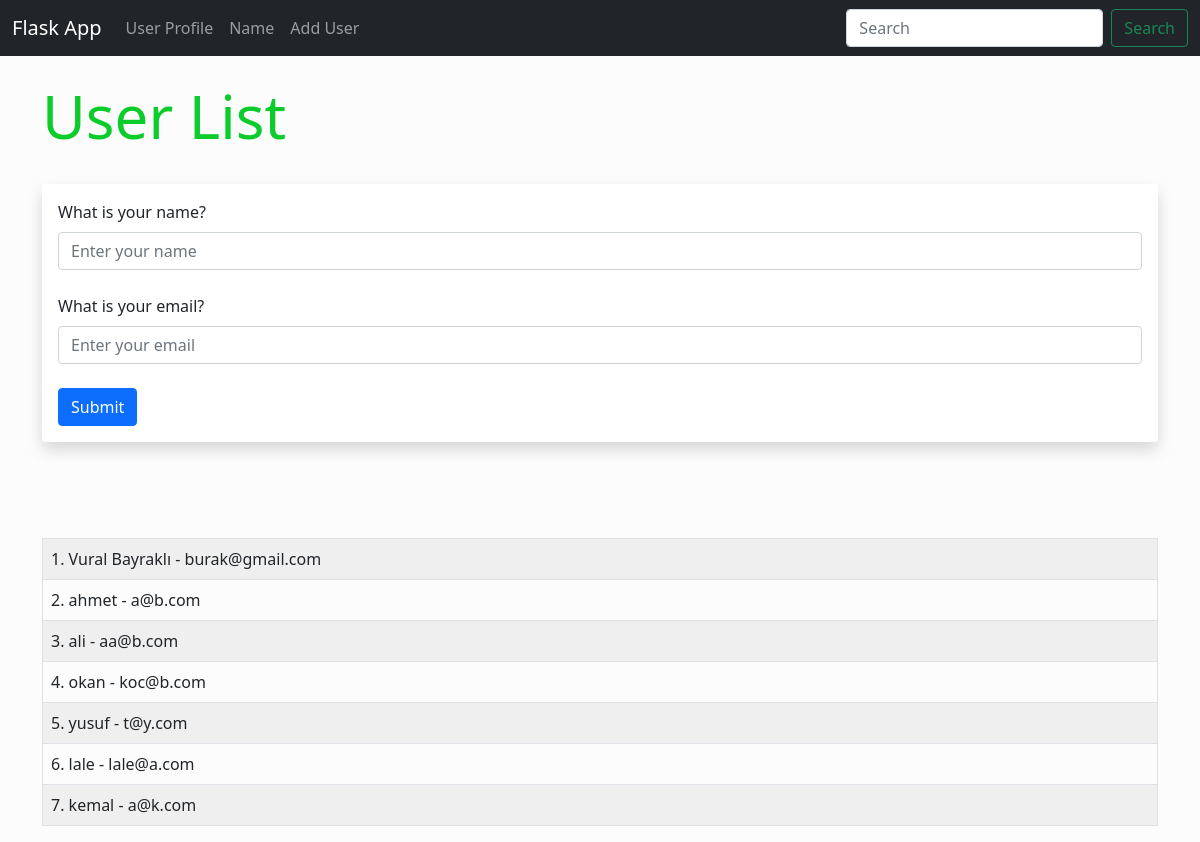
Screenshot of /user/add with the database file from the repository.
### hello.py (models this page shows, shortened)
class Users(db.Model):
    id = db.Column(db.Integer, primary_key=True)
    name = db.Column(db.String(80), nullable=False)
    email = db.Column(db.String(120), nullable=False, unique=True)
    date_added = db.Column(db.DateTime, default=datetime.utcnow)

### hello.py (the view, shortened to what this page needs)
@app.route("/user/add", methods=["GET", "POST"])
def add_user():
    name = None
    form = UserForm()
    our_users = Users.query.order_by(Users.date_added)
    return render_template("add_user.html", form = form, name = name,
    our_users = our_users)

### hello.py
class UserForm(FlaskForm):
    name = StringField("What is your name?", validators=[DataRequired()])
    email = StringField("What is your email?", validators=[DataRequired()])
    submit = SubmitField("Submit")

### templates/add_user.html (shortened to what this page needs)
{% extends 'base.html' %}
{% block content%}
    {% if name %}
      <h1> User added </h1>
      <br>
    <table class="table table-hover table-bordered table-striped">
        {% for our_user in our_users %}
        <tr>
                <td>{{our_user.id }}. {{ our_user.name }} - {{ our_user.email }}</td>
        </tr>
        {% endfor %}
</table>
    {% else %}
      <h1>User List</h1>
      <br>
      <div class="shadow p-3 mb-5 bg-body rounded">
        <form method = "POST">
        {{ form.name.label(
                class_ = 'form-label',
        ) }}
        {{ form.name(
                class_ = 'form-control',
                placeholder = 'Enter your name',
        ) }}
        <br>
                {{ form.email.label(
                        class_ = 'form-label',
                ) }}
                {{ form.email(
                        class_ = 'form-control',
                        placeholder = 'Enter your email',
                ) }}
                <br>
        {{ form.submit(
                class_ = 'btn btn-primary',
        ) }}
                </form>
        </div>
        <br><br>
<table class="table table-hover table-bordered table-striped">
        {% for our_user in our_users %}
        <tr>
                <td>{{our_user.id }}. {{ our_user.name }} - {{ our_user.email }}</td>
        </tr>
        {% endfor %}
</table>
{% endif %}
{% endblock %}

### templates/base.html (shortened to what this page needs)
<!doctype html>
<html lang="en">
  <head>
    <link href="https://cdn.jsdelivr.net/npm/bootstrap@5.0.2/dist/css/bootstrap.min.css" rel="stylesheet">
    <link href="{{ url_for('static', filename='css/style.css') }}" rel="stylesheet" type="text/css">
  </head>
  <body>
  {% include 'navbar.html' %}
  <br>
    <div class="container">
    {% block content%}
    {% endblock %}
    </div>
  </body>
</html>

### templates/navbar.html (shortened to what this page needs)
<nav class="navbar navbar-expand-lg navbar-dark bg-dark">
  <div class="container-fluid">
    <a class="navbar-brand" href="{{ url_for('index') }}">Flask App</a>
    <div class="collapse navbar-collapse" id="navbarSupportedContent">
      <ul class="navbar-nav me-auto mb-2 mb-lg-0">
        <li class="nav-item">
          <a class="nav-link" href="{{ url_for('user', name = 'Mehmet') }}">User Profile</a>
        </li>
         <li class="nav-item">
          <a class="nav-link" href="{{ url_for('name') }}">Name</a>
        </li>
        <li class="nav-item">
          <a class="nav-link" href="{{ url_for('add_user') }}">Add User</a>
        </li>
      </ul>
      <form class="d-flex">
        <input class="form-control me-2" type="search" placeholder="Search" aria-label="Search">
        <button class="btn btn-outline-success" type="submit">Search</button>
      </form>
    </div>
  </div>
</nav>

### static/css/style.css (style rules this page uses)
h1 { color: rgb(12, 204, 44); font-size: 60px; }
body { background-color: rgba(161, 181, 161, 0.029); }

### rows the page displays
Users: id "1", name "Vural Bayraklı", email "burak@gmail.com"
Users: id "2", name "ahmet", email "a@b.com"
Users: id "3", name "ali", email "aa@b.com"
Users: id "4", name "okan", email "koc@b.com"
Users: id "5", name "yusuf", email "t@y.com"
Users: id "6", name "lale", email "lale@a.com"
Users: id "7", name "kemal", email "a@k.com"
